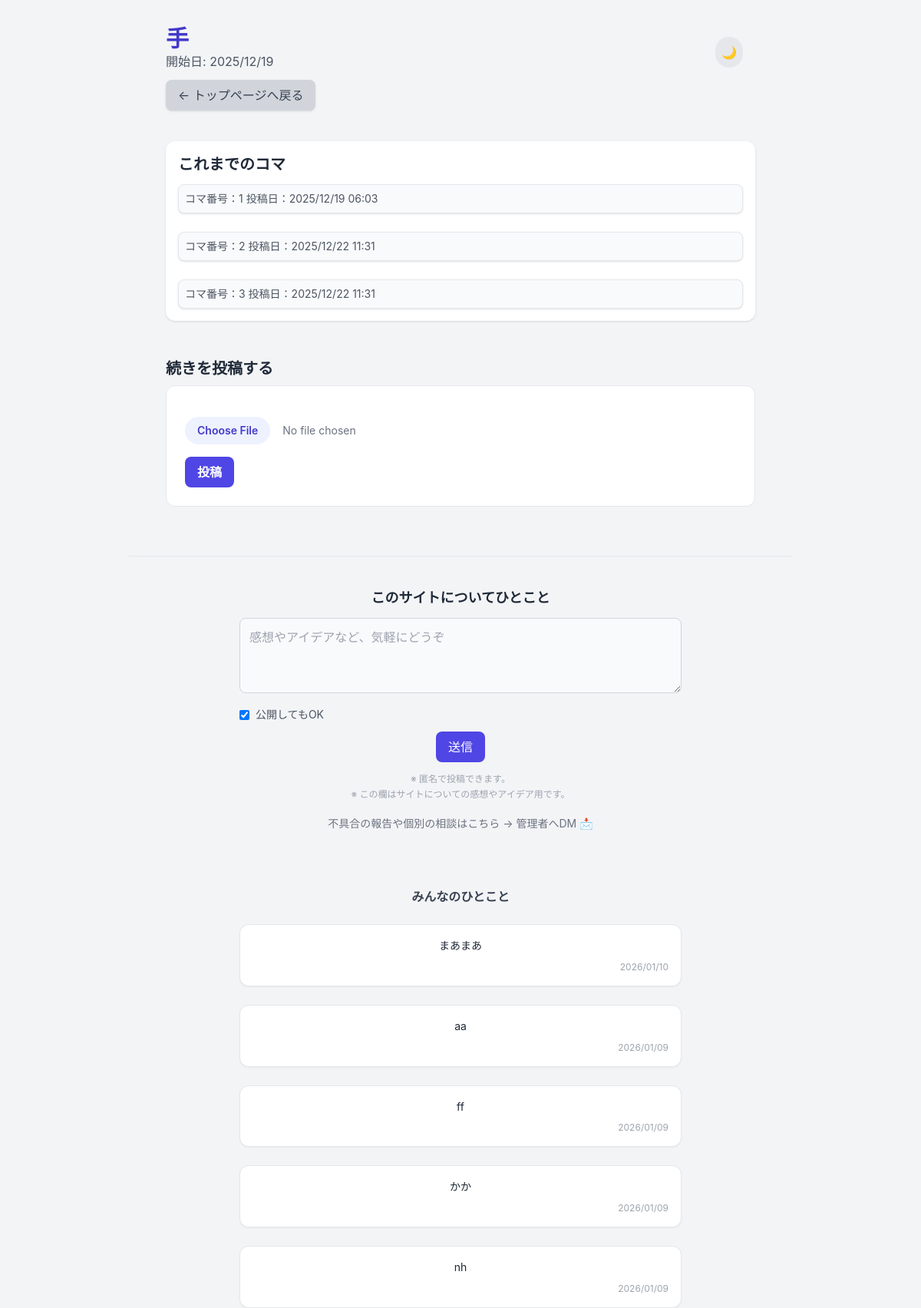
The page /comic/14 on the database its author committed.
### app.py (models this page shows, shortened)
class Comic(db.Model):
    __tablename__ = 'comic'
    id = db.Column(db.Integer, primary_key=True)
    title = db.Column(db.String(100), default='無題の漫画リレー')
    started_at = db.Column(db.DateTime, default=datetime.utcnow)
    is_completed = db.Column(db.Boolean, default=False)
    is_deleted = db.Column(db.Integer, default=0, nullable=False)
    max_koma = db.Column(db.Integer, default=20)
    komas = db.relationship('Koma', backref='comic', lazy='dynamic')

class Koma(db.Model):
    __tablename__ = 'koma'
    id = db.Column(db.Integer, primary_key=True)
    comic_id = db.Column(db.Integer, db.ForeignKey('comic.id'), nullable=False)
    frame_number = db.Column(db.Integer, nullable=False)
    image_filename = db.Column(db.String(120), unique=True, nullable=False)
    posted_at = db.Column(db.DateTime, default=datetime.utcnow)
    is_deleted = db.Column(db.Integer, default=0, nullable=False)

class PublicComment(db.Model):
    __tablename__ = "public_comment"
    id = db.Column(db.Integer, primary_key=True)
    message = db.Column(db.Text, nullable=False)
    is_public = db.Column(db.Boolean, default=True)  # 公開 or 非公開
    admin_reply = db.Column(db.Text)
    created_at = db.Column(db.DateTime, default=datetime.utcnow)

### app.py (the view)
@app.route('/comic/<int:comic_id>')
def comic_detail(comic_id):
    comic = Comic.query.get_or_404(comic_id)
    komas = comic.komas.filter_by(
        is_deleted=0
    ).order_by(Koma.frame_number.asc()).all()
    koma_count = len(komas) # コマの数
    return render_template(
        'comic_detail.html',
        comic=comic,
        komas=komas,
        koma_count=koma_count
    )

### app.py (called while the page is built)
@app.context_processor
def inject_public_comments():
    comments = (
        PublicComment.query
        .filter_by(is_public=True)
        .order_by(PublicComment.created_at.desc())
        .limit(5)
        .all()
    )
    return dict(public_comments=comments)

### templates/comic_detail.html (shortened to what this page needs)
{% extends "base.html" %}
{% block content %}
<div class="max-w-3xl mx-auto">
  <header class="relative mb-10">
    <h1 class="text-3xl font-bold text-indigo-700 dark:text-[#C8A5FF]">{{ comic.title }}</h1>
    <p class="text-gray-600 dark:text-[#ABB6C6]">開始日: {{ comic.started_at.strftime('%Y/%m/%d') }}</p>
    <a href="{{ url_for('index') }}"
      class="inline-block mt-3 px-4 py-2 bg-gray-300 dark:bg-[#383C40] text-gray-700 dark:text-[#BFC9DD] rounded-lg shadow hover:bg-gray-400">
      ← トップページへ戻る
    </a>
    <button id="theme-toggle" class="absolute top-4 right-4
               p-2 rounded-full
               bg-gray-200 dark:bg-gray-700
               text-gray-800 dark:text-gray-200
               hover:scale-105 transition">
      🌙
    </button>
  </header>
  <section class="bg-white dark:bg-[#121212] p-4 rounded-xl shadow mb-6">
    <h2 class="text-xl font-bold mb-3 dark:text-gray-400">これまでのコマ</h2>
    <div class="space-y-6">
      {% for koma in komas %}
      <div class="border dark:border-[#414143] rounded-lg overflow-hidden bg-gray-50 shadow">
        <div class="p-2 text-gray-600 dark:text-gray-400 text-sm dark:bg-[#1F1F20]">
          コマ番号：{{ koma.frame_number }}
          投稿日：{{ koma.posted_at.strftime('%Y/%m/%d %H:%M') }}
        </div>
      </div>
      {% endfor %}
    </div>
  </section>
  {% set is_full = comic.max_koma is not none and koma_count >= comic.max_koma %}
  <section class="mt-12
    ">
    <h2 class="text-xl font-bold mb-2 text-gray-800 dark:text-gray-200">
      続きを投稿する
    </h2>
    <div class="
    rounded-xl p-6 border
    bg-white
    dark:bg-[#121212]
    border-gray-200
    dark:border-[#414143]
    transition
  ">
      <form action="{{ url_for('post_frame') }}" method="POST" enctype="multipart/form-data" class="space-y-4">
        <input type="file" name="file" required class="block w-full text-sm text-gray-500
               file:mr-4 file:py-2 file:px-4
               file:rounded-full file:border-0
               file:text-sm file:font-semibold
               file:bg-indigo-50 dark:file:bg-[#262C3F] file:text-indigo-700 dark:file:text-[#C8A5FF]
               hover:file:bg-indigo-100 hover:cursor-pointer file:hover:cursor-pointer">
        <button type="submit" class="px-4 py-2 rounded-lg font-semibold
               bg-indigo-600 text-white
               hover:bg-indigo-700 transition">
          投稿
        </button>
      </form>
    </div>
  </section>
</div>
{% endblock %}

### templates/base.html (shortened to what this page needs)
<!DOCTYPE html>
<html lang="ja">
<head>
  <script src="https://cdn.tailwindcss.com"></script>
</head>
<body class="min-h-screen pt-4 pl-4 pr-4 md:pt-8 md:pl-8 md:pr-8 transition-colors duration-300
         bg-gray-100 dark:bg-[#232325]
         text-gray-800 dark:text-gray-200">
  {% block content %}{% endblock %}
  <footer class="max-w-4xl mx-auto mt-16 px-4 text-center">
    {% if not hide_dm_link %}
    <div class="border-t pt-10 pb-6">
      <div class="max-w-xl mx-auto">
        <h3 class="text-lg font-bold mb-3 text-gray-800 dark:text-gray-100">
          このサイトについてひとこと
        </h3>
        <form action="{{ url_for('footer_comment') }}" method="POST" class="space-y-3">
          <textarea name="message" rows="3" required placeholder="感想やアイデアなど、気軽にどうぞ" class="w-full p-3 rounded-lg border
                 bg-gray-50 dark:bg-gray-800
                 text-gray-800 dark:text-gray-100
                 border-gray-300 dark:border-gray-700
                 focus:outline-none focus:ring-2 focus:ring-indigo-500"></textarea>
          <label class="flex items-center gap-2 text-sm text-gray-600 dark:text-gray-400">
            <input type="checkbox" name="is_public" checked>
            公開してもOK
          </label>
          <button type="submit" class="px-4 py-2 rounded-lg bg-indigo-600 text-white
                 hover:bg-indigo-700 transition">
            送信
          </button>
          <p class="text-xs text-gray-400 leading-relaxed">
            ※ 匿名で投稿できます。<br>
            ※ この欄はサイトについての感想やアイデア用です。<br>
          </p>
        </form>
        <div class="mt-4">
          <a href="{{ url_for('admin_dm') }}" class="inline-flex items-center gap-1 text-sm
                  text-gray-500 hover:text-indigo-600 transition">
            不具合の報告や個別の相談はこちら → 管理者へDM
            <span>📩</span>
          </a>
        </div>
      </div>
    </div>
    <div class="mt-12 max-w-xl mx-auto space-y-6">
      <h4 class="text-md font-semibold text-gray-700 dark:text-gray-300">
        みんなのひとこと
      </h4>
      {% if public_comments %}
      {% for c in public_comments %}
      <div class="
        p-4 rounded-xl
        bg-white dark:bg-gray-900
        border border-gray-200 dark:border-gray-700
        shadow-sm
        space-y-2
      ">
        <p class="text-sm text-gray-800 dark:text-gray-100 leading-relaxed">
          {{ c.message }}
        </p>
        <div class="text-xs text-gray-400 text-right">
          {{ c.created_at.strftime('%Y/%m/%d') }}
        </div>
      </div>
      {% endfor %}
      {% else %}
      <p class="text-sm text-gray-400">
        まだコメントはありません。
      </p>
      {% endif %}
    </div>
    {% endif %}
  </footer>
</body>
</html>

### templates/base.html (style rules this page uses)
body { font-family: 'Inter', sans-serif; }

### rows shown on the page
Comic: title "手", started_at "2025/12/19"
Koma: frame_number "1", posted_at "2025/12/19 06:03"
Koma: frame_number "2", posted_at "2025/12/22 11:31"
Koma: frame_number "3", posted_at "2025/12/22 11:31"
PublicComment: message "まあまあ", created_at "2026/01/10"
PublicComment: message "aa", created_at "2026/01/09"
PublicComment: message "ff", created_at "2026/01/09"
PublicComment: message "かか", created_at "2026/01/09"
PublicComment: message "nh", created_at "2026/01/09"
